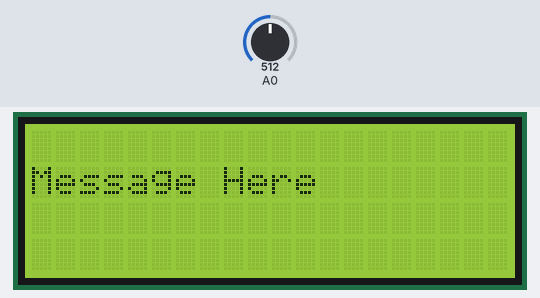
A sketch run on a simulated Teensy 4. Shown: 20×4 character LCD. Inputs (shaded band) come from the test bench; at power-on: A0 = 512 (analog values on the 0–1023 scale). Random numbers use the default seed unless the sketch sets one; what the sketch prints to the serial monitor is not drawn.

Above: at 1.1 s.
At 7.2 s:
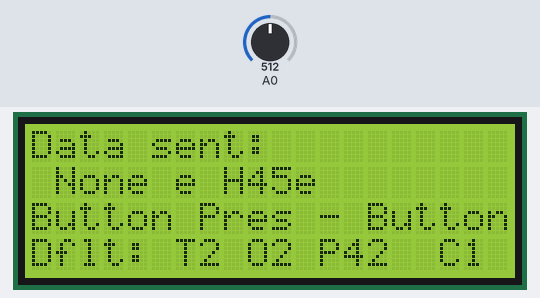
7.3 s: A0 set to 14
9.0 s: A0 set to 11
At 9.5 s:
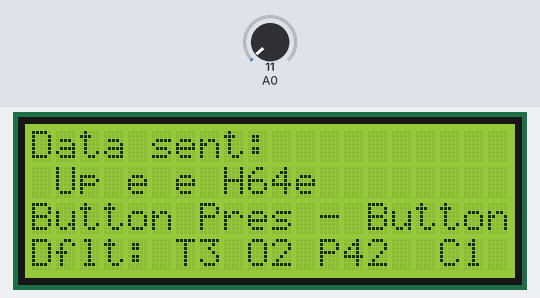
11.1 s: A0 set to 0
At 11.5 s:
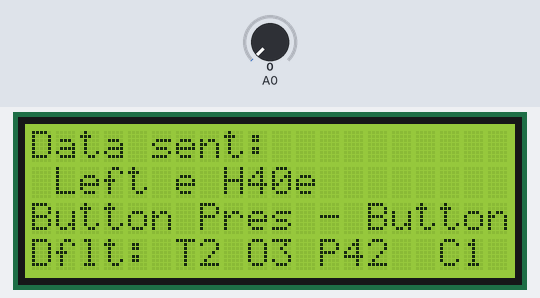
Timing chart, 0 to 14.1 s (numbered marks = the images above; inputs shaded):
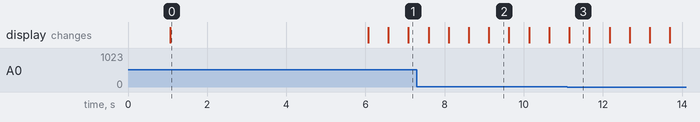

Measured:
- the behaviour switches between 13 and 12 on A0 (found by bisection; images 1 and 2)
- what the display in image 0 shows lasts 5.0 s, from 1.1 s to 6.1 s
- what the display in image 2 shows lasts 0.5 s, from 9.1 s to 9.6 s

The sketch:

LCD.ino
```cpp
// TO CONTROL BUTTONS : PLEASE FIND SOME DETAILS OR TESTS HERE
// https://github.com/Klipper3d/klipper/issues/898

//Sample using LiquidCrystal library
#include <LiquidCrystal.h>

//Liquid Crystal
const int rs = 26, en = 25, d0 = 5, d1 = 6, d2 = 7, d3 = 8;
LiquidCrystal lcd(rs, en, d0, d1, d2, d3);
int p=0;

// define some values used by the panel and buttons
int lcd_key     = 0;
int adc_key_in  = 0;
#define btnRIGHT  0
#define btnUP     1
#define btnDOWN   2
#define btnLEFT   3
#define btnSELECT 4
#define btnNONE   5

// Default settings
int thrs        = 2;  // 1, 2, 3 or 4 out of 0 to 5
int oct         = 2;  // 1, 2 or 3 out of 1 to 3
int vox         = 2;  // out of 1 to 8
int bnk         = 5;  // out of 1 to 16
int prog;
int chn         = 1;  // out of 1 to 16

// read the buttons
int read_LCD_buttons()
{
  analogReadResolution(16);
  adc_key_in = analogRead(0);      // read the value from the sensor
  Serial.println("Read LCD Button, analog read = " + String(adc_key_in));
  // we add approx 50 to those values and check to see if we are close
  if (adc_key_in > 1000) return btnNONE; // We make this the 1st option for speed reasons since it will be the most likely result
  // For V1.1 us this threshold
  if (adc_key_in < 150)   return btnLEFT;
  if (adc_key_in < 195)  return btnDOWN;
  if (adc_key_in < 380)  return btnSELECT;
  if (adc_key_in < 555)  return btnRIGHT;
  if (adc_key_in < 790)  return btnUP;
  return btnNONE;  // when all others fail, return this...
}

void setup()
{
  Serial.begin(155200);
  delay(1000);
  Serial.println("Setup begin... ");
 lcd.begin(20,4);              // start the library
 lcd.clear();
 lcd.setCursor(0,1);
 lcd.print("Message Here"); // print a simple message
 delay(5000);
}

void loop()
{
 lcd.setCursor(0,0);
 lcd.print("Data sent:");
 lcd.setCursor(9,1);            // move cursor to second line "1" and 9 spaces over
 lcd.print(random(40,76));      // display seconds elapsed since power-up
 delay(500);

 lcd.setCursor(0,2);
 lcd.print("Button Pressed:");
 lcd.setCursor(11,2);            // move to the begining of the second line
 lcd_key = read_LCD_buttons();  // read the buttons
Serial.println("lcd_key = " + String(lcd_key));
 switch (lcd_key)               // depending on which button was pushed, we perform an action
 {
   case btnRIGHT:
     {
     if(bnk == 15){bnk=-1;}
     bnk = bnk+1;
     lcd.print(" - Button Right ");
     break;
     }
   case btnLEFT:
     {
     if(oct == 3){oct=0;}
     oct = oct+1;
     lcd.print(" - Button Left ");
     break;
     }
   case btnUP:
     {
     if(thrs == 4){thrs=0;}
     thrs = thrs+1;
     lcd.print(" - Button Up ");
     break;
     }
   case btnDOWN:
     {
     if(chn == 16){chn=0;}
     if(chn == 9){chn=10;}
     chn = chn+1;
     lcd.print(" - Button Down ");
     break;
     }
   case btnSELECT:
     {
     if(vox == 8){vox=0;}
     vox = vox+1;
     lcd.print(" - Button Select ");
     break;
     }
     case btnNONE:
     {
     lcd.print(" - Button None ");
     break;
     }
 }

 lcd.setCursor(0,3);
 lcd.print("Dflt:");
 lcd.setCursor(6,3);
 lcd.print("T");
 lcd.print(thrs);
 lcd.setCursor(9,3);
 lcd.print("O");
 lcd.print(oct);
 lcd.setCursor(12,3);
 lcd.print("P");
 prog = (8*bnk)+vox;
 if(prog > 128){
  prog = prog-128;
 }
 lcd.print(String(prog)+"  ");
 lcd.setCursor(17,3);
 lcd.print("C");
 lcd.print(String(chn)+" ");
}
```
